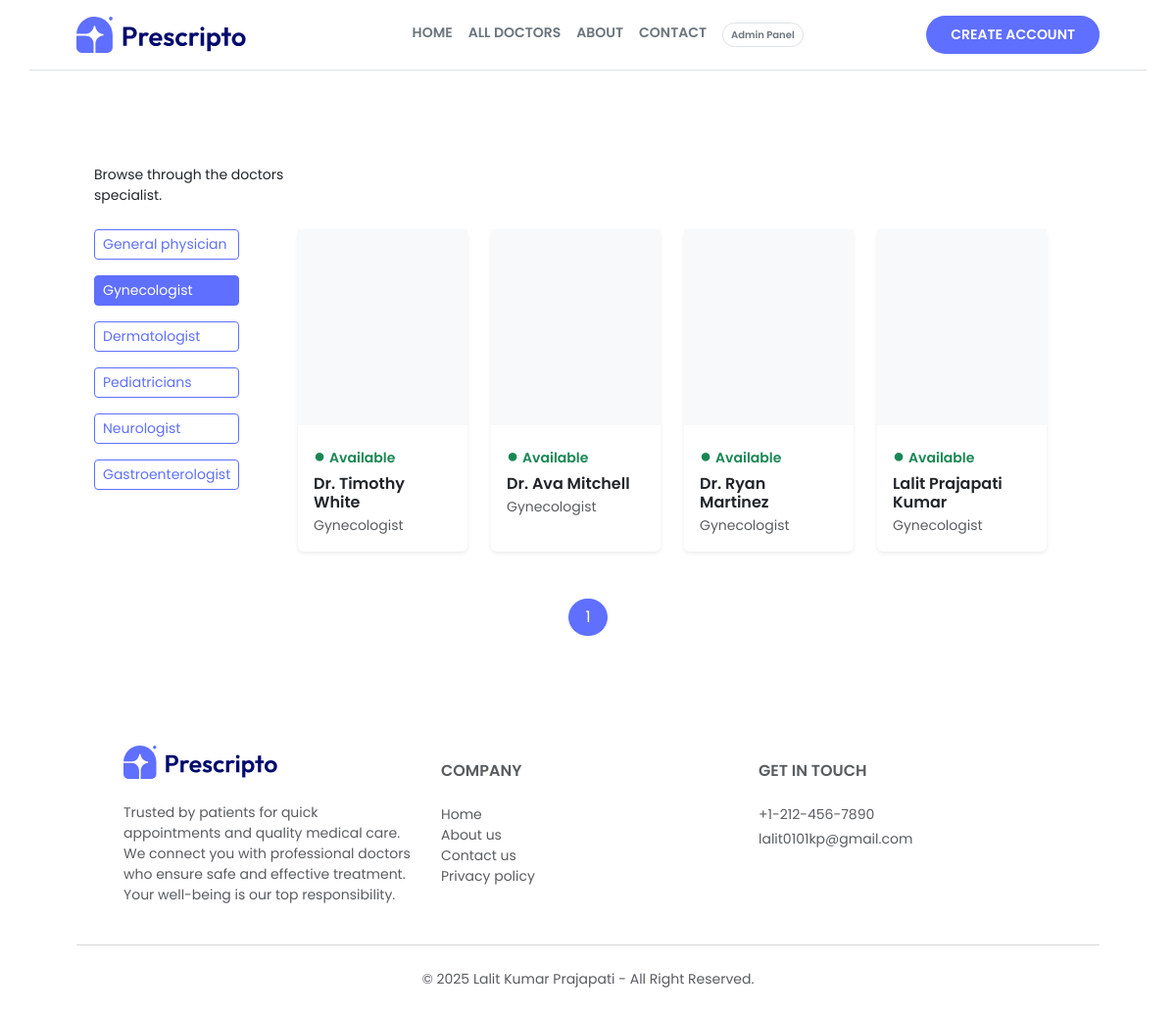
The app's page /doctor/Gynecologist/, older data.
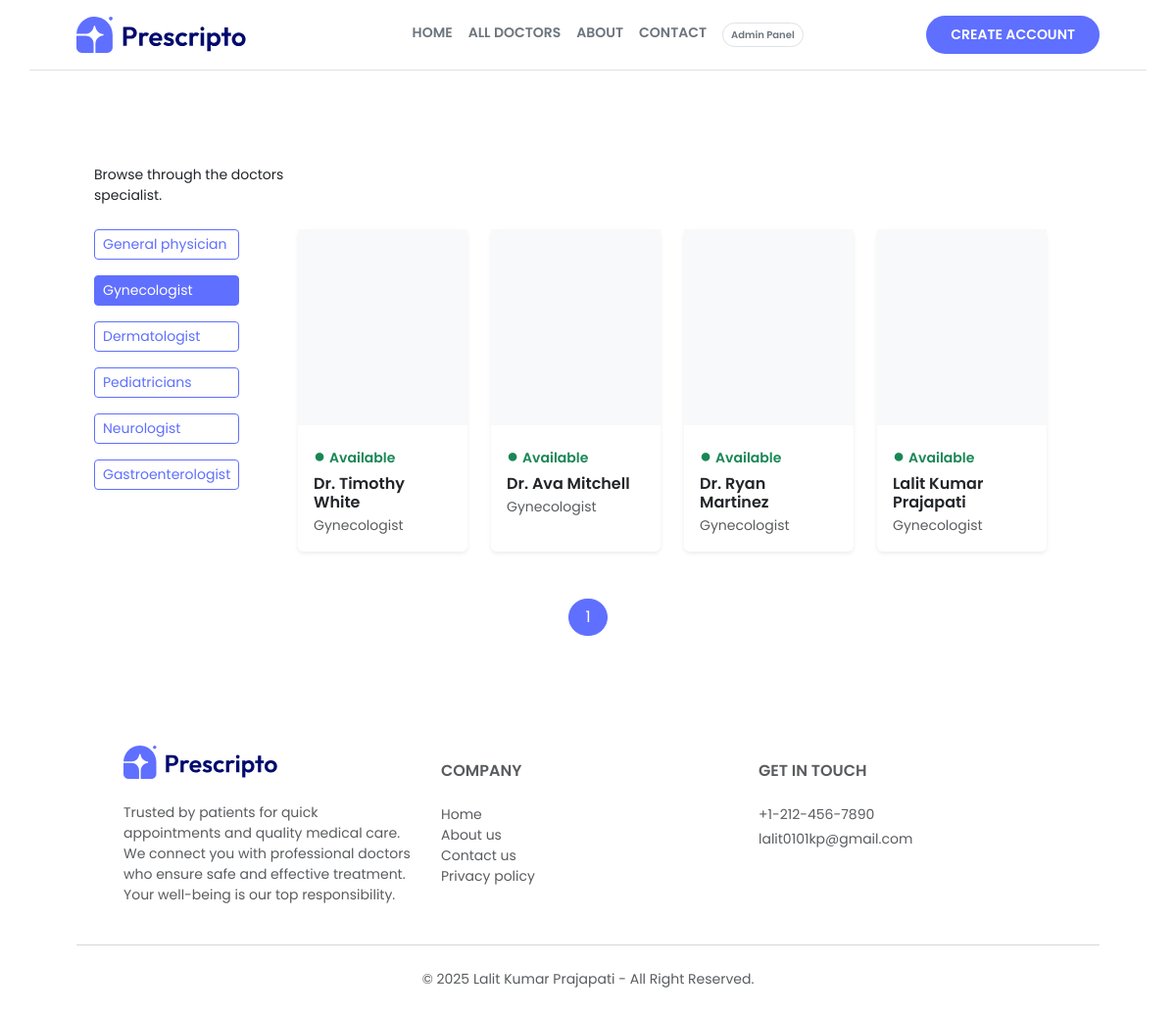
The same page, newer data.
### appointment/models.py (models this page shows, shortened)
class Doctor(models.Model):
    image = CloudinaryField('image', folder='doctor_image')
    name = models.CharField(max_length=100)
    email = models.EmailField()
    username = models.CharField(max_length=255, unique=True)
    password = models.CharField(max_length=100)
    experience = models.IntegerField()
    fees = models.FloatField()
    category = models.ForeignKey(Category, on_delete=models.CASCADE)
    degree = models.CharField(max_length=50)
    about = models.TextField()
    address = models.TextField()
    available = models.BooleanField(default=True)

class Category(models.Model):
    name = models.CharField(max_length=100)
    def __str__(self):
        return self.name

### appointment/views.py (the view)
# urls.py: path('doctor/<str:category_name>/', views.doctor, name='doctor'),
def doctor(request, category_name):
    if category_name == 'all doctor':
        doctor_list = Doctor.objects.filter(available=True)
    else:
        doctor_list = Doctor.objects.filter(category__name=category_name, available=True)
    paginator = Paginator(doctor_list, 16)
    page_number = request.GET.get('page')
    doctors = paginator.get_page(page_number)
    return render(request, 'doctor.html', {
        'doctors': doctors,
        'category_name': category_name
    })

### templates/doctor.html (shortened to what the changed rows need)
{% extends "layout.html" %}
{% load static %}
{% block contant %}
    <section class="mt-5 px-5">
        <div class="container px-5 py-5">
            <div class="row">
                <div class="col-md-10 px-5" data-aos="fade-left">
                    <div class="row row-cols-1 row-cols-sm-2 row-cols-md-4 g-4">
                        {% for doctor in doctors %}
                        <div class="col" data-aos="fade-up" data-aos-delay="{{ forloop.counter0|add:1 }}00">
                            <div class="card border-0 rounded shadow-sm h-100"
                                style="transition: all 0.3s ease;"
                                onmouseover="this.style.transform='translateY(-10px)'; this.style.boxShadow='0 15px 30px rgba(0,0,0,0.15)'"
                                onmouseout="this.style.transform='translateY(0px)'; this.style.boxShadow=''">
                                <div class="bg-light d-flex justify-content-center align-items-center overflow-hidden"
                                    style="height: 200px;">
                                </div>
                                <div class="card-body pb-3 d-flex flex-column">
                                    <p class="text-success small fw-semibold mb-1">
                                        <span class="text-success me-1 fs-5">●</span>Available
                                    </p>
                                    <h6 class="card-title fw-semibold mb-1">
                                        {{ doctor.name }}
                                    </h6>
                                    <p class="text-muted small mb-0">
                                        {{ doctor.category }}
                                    </p>
                                </div>
                            </div>
                        </div>
                        {% endfor %}
                    </div>
                </div>
            </div>
        </div>
    </section>
{% endblock %}

Row changes from the older to the newer data that the page shows:
changed Doctor: name "Lalit Prajapati Kumar" → "Lalit Kumar Prajapati"
